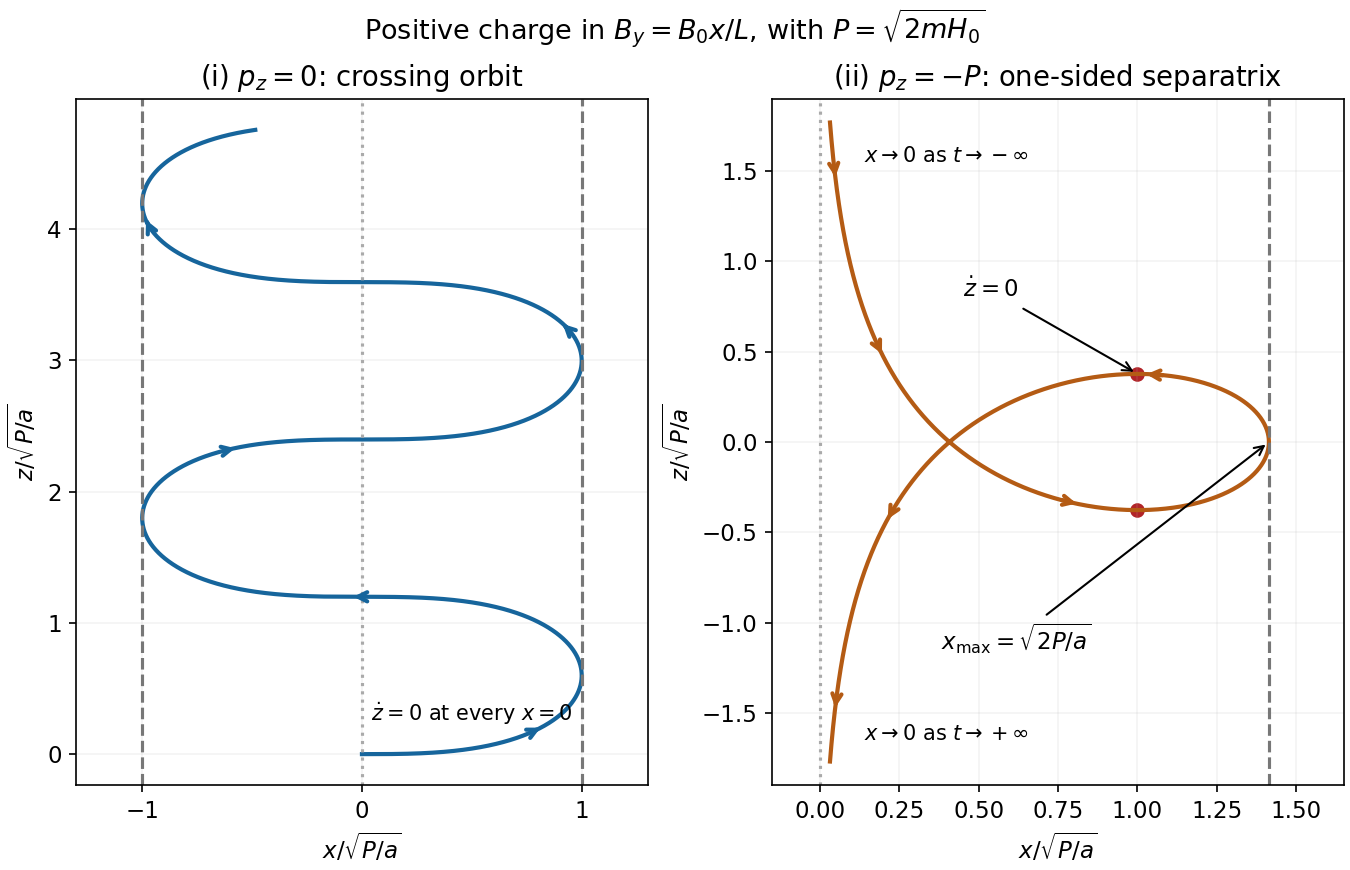

Generate this figure with Python:
from pathlib import Path
import matplotlib
matplotlib.use('Agg')
import matplotlib.pyplot as plt
import numpy as np
plt.rcParams.update({'font.size': 11, 'figure.facecolor': 'white', 'axes.facecolor': 'white'})

fig,axes=plt.subplots(1,2,figsize=(9,5.8),layout='constrained')
# Dimensionless dynamics m=a=P=1: x''=-2*x^3 and z'=x^2.
dt=.002;state=np.array([0.,1.,0.]);trace=[state.copy()]
def rhs(q):return np.array([q[1],-2*q[0]**3,q[0]**2])
for _ in range(5000):
 k1=rhs(state);k2=rhs(state+dt*k1/2);k3=rhs(state+dt*k2/2);k4=rhs(state+dt*k3)
 state+=dt*(k1+2*k2+2*k3+k4)/6;trace.append(state.copy())
trace=np.array(trace);ax=axes[0]
ax.plot(trace[:,0],trace[:,2],color='#16659c',lw=2)
for i in [400,1300,2300,3400,4500]:
 ax.annotate('',(trace[i+40,0],trace[i+40,2]),(trace[i,0],trace[i,2]),arrowprops={'arrowstyle':'->','color':'#16659c','lw':2})
ax.axvline(0,color='#aaaaaa',ls=':');ax.axvline(-1,color='#777777',ls='--');ax.axvline(1,color='#777777',ls='--')
ax.text(.04,.25,r'$\dot z=0$ at every $x=0$',fontsize=10)
ax.set(title=r'(i) $p_z=0$: crossing orbit',xlabel=r'$x/\sqrt{P/a}$',ylabel=r'$z/\sqrt{P/a}$',xlim=(-1.3,1.3))
ax.set_xticks([-1,0,1]);ax.grid(alpha=.15)
u=np.linspace(-4.5,4.5,1801);x=np.sqrt(2)/np.cosh(u);z=(2*np.tanh(u)-u)/np.sqrt(2);ax=axes[1]
ax.plot(x,z,color='#b45b14',lw=2)
for i in [70,350,650,1050,1400,1700]:
 ax.annotate('',(x[i+22],z[i+22]),(x[i],z[i]),arrowprops={'arrowstyle':'->','color':'#b45b14','lw':2})
u0=np.arccosh(np.sqrt(2));z0=(2*np.tanh(u0)-u0)/np.sqrt(2)
ax.scatter([1,1],[z0,-z0],color='#b22428');ax.annotate(r'$\dot z=0$',(1,z0),(.45,.8),arrowprops={'arrowstyle':'->'},fontsize=11)
ax.axvline(0,color='#aaaaaa',ls=':');ax.axvline(np.sqrt(2),color='#777777',ls='--')
ax.annotate(r'$x_{\max}=\sqrt{2P/a}$',(np.sqrt(2),0),(.38,-1.15),arrowprops={'arrowstyle':'->'},fontsize=11)
ax.text(.14,1.55,r'$x\to0$ as $t\to-\infty$',fontsize=10);ax.text(.14,-1.65,r'$x\to0$ as $t\to+\infty$',fontsize=10)
ax.set(title=r'(ii) $p_z=-P$: one-sided separatrix',xlabel=r'$x/\sqrt{P/a}$',ylabel=r'$z/\sqrt{P/a}$',xlim=(-.15,1.65),ylim=(-1.9,1.9));ax.grid(alpha=.15)
fig.suptitle(r'Positive charge in $B_y=B_0x/L$, with $P=\sqrt{2mH_0}$',fontsize=13)

fig.savefig(Path.cwd()/Path(__file__).with_suffix('.png').name, dpi=150, facecolor='white', transparent=False)
plt.close(fig)
